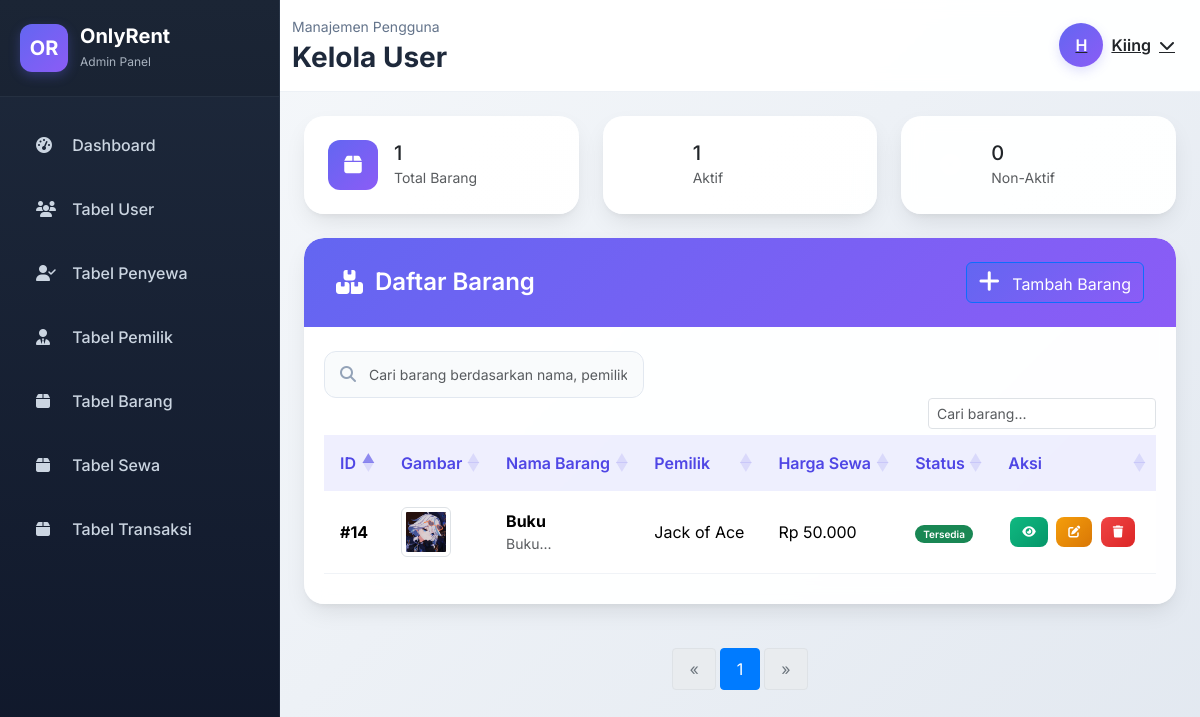
Before: /views/admin/tabel_barang.php (signed in) with the older database file.
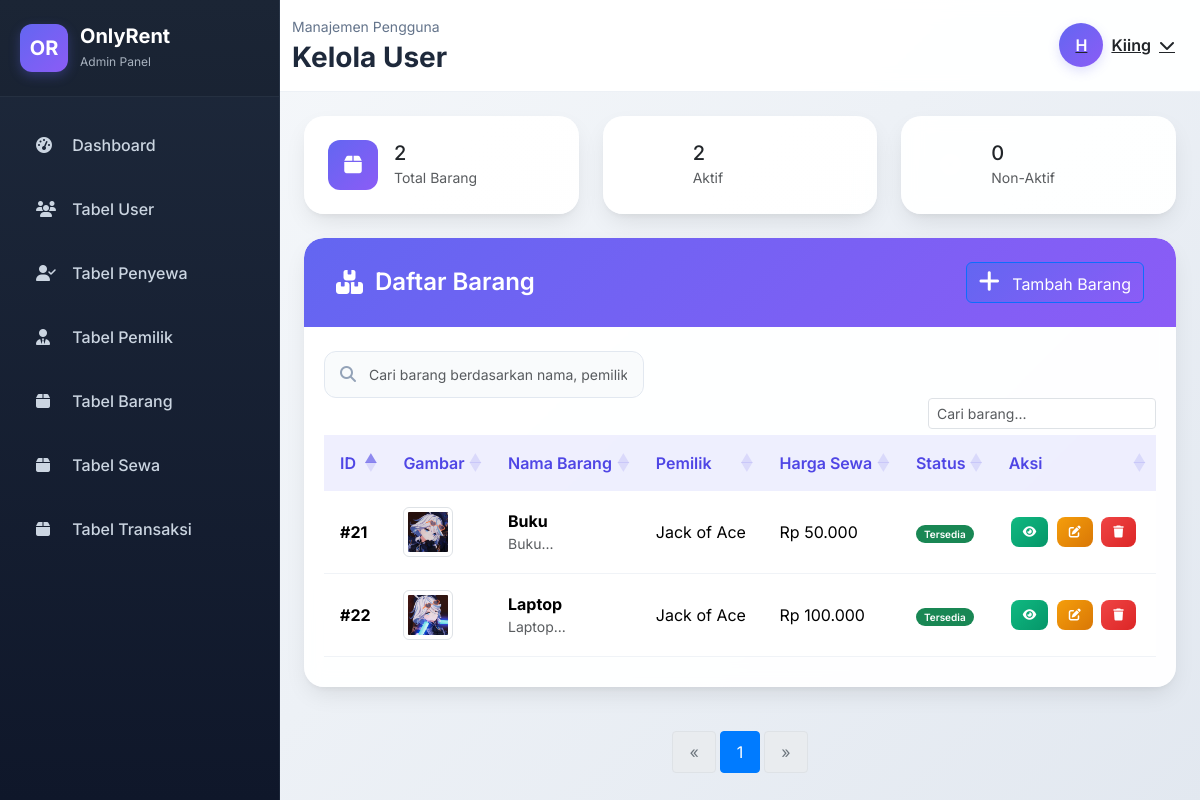
After: the same page with the newer database file.
### tables this page shows
CREATE TABLE `barang` (
  `id_barang` int(11) NOT NULL,
  `id_pemilik` int(11) NOT NULL,
  `nama_barang` varchar(100) NOT NULL,
  `gambar` longtext NOT NULL CHECK (json_valid(`gambar`)),
  `deskripsi` text NOT NULL,
  `harga_sewa` varchar(10) NOT NULL,
  `status` int(1) NOT NULL
);

CREATE TABLE `pemilik_barang` (
  `id_pemilik` int(11) NOT NULL,
  `nama` varchar(100) NOT NULL,
  `no_telp` varchar(25) NOT NULL,
  `id_pengguna` int(1) NOT NULL
);

### views/admin/tabel_barang.php (the view, shortened to what this page needs)
<?php
    $username = $_SESSION['user']['username'];
    $conn = getDBConnection();
    $barang = [];
    $total_barang = 0;
    $active_count = 0;
    $inactive_count = 0;
    $total_query = "SELECT COUNT(*) as total FROM barang";
    $total_result = $conn->query($total_query);
    if ($total_result) {
        $total_row = $total_result->fetch_assoc();
        $total_barang = $total_row['total'];
    }
    $status_query = "SELECT status, COUNT(*) as count FROM barang GROUP BY status";
    $status_result = $conn->query($status_query);
    if ($status_result) {
        while ($row = $status_result->fetch_assoc()) {
            if ($row['status'] == 1) {
                $active_count = $row['count'];
            } else {
                $inactive_count = $row['count'];
            }
        }
    }
    $per_page = 10;
    $total_pages = ceil($total_barang / $per_page);
    $current_page = isset($_GET['page']) ? max(1, min($total_pages, (int)$_GET['page'])) : 1;
    $offset = ($current_page - 1) * $per_page;
    $query = "SELECT b.*, pb.nama as nama_pemilik,
      b.gambar as gambar_array
      FROM barang b
      JOIN pemilik_barang pb ON b.id_pemilik = pb.id_pemilik
      LIMIT $per_page OFFSET $offset";
    $result = $conn->query($query);
    if ($result && $result->num_rows > 0) {
        while ($row = $result->fetch_assoc()) {
            $images = json_decode($row['gambar']);
            $firstImage = '';
            if (json_last_error() === JSON_ERROR_NONE && is_array($images) && count($images) > 0) {
                $firstImage = $images[0];
            } elseif (!empty($row['gambar'])) {
                $firstImage = $row['gambar'];
            }
            $row['first_image'] = $firstImage;
            $barang[] = $row;
        }
    }
?>
<!DOCTYPE html>
<html lang="id">
<head>
    <link href="https://cdn.jsdelivr.net/npm/bootstrap@5.3.3/dist/css/bootstrap.min.css" rel="stylesheet">
    <link href="https://cdnjs.cloudflare.com/ajax/libs/font-awesome/6.4.0/css/all.min.css" rel="stylesheet">
    <link href="https://cdn.datatables.net/1.13.6/css/dataTables.bootstrap5.min.css" rel="stylesheet">
    <link rel="stylesheet" href="../../assets/css/admin/index.css">
</head>
<body>
    <?php include('nav.php'); ?>
    <div class="main-content">
        <?php include('top_nav.php'); ?>
        <div class="content-wrapper">
            <div class="row mb-4 animate-fade-in">
                <div class="col-md-4">
                    <div class="card stats-card">
                        <div class="card-body d-flex align-items-center">
                            <div class="stats-icon stats-total me-3">
                                <i class="fas fa-box"></i>
                            </div>
                            <div>
                                <h5 class="mb-0"><?php echo $total_barang; ?></h5>
                                <small class="text-muted">Total Barang</small>
                            </div>
                        </div>
                    </div>
                </div>
                <div class="col-md-4">
                    <div class="card stats-card">
                        <div class="card-body d-flex align-items-center">
                            <div class="stats-icon stats-active me-3">
                                <i class="fas fa-check-circle"></i>
                            </div>
                            <div>
                                <h5 class="mb-0"><?php echo $active_count; ?></h5>
                                <small class="text-muted">Aktif</small>
                            </div>
                        </div>
                    </div>
                </div>
                <div class="col-md-4">
                    <div class="card stats-card">
                        <div class="card-body d-flex align-items-center">
                            <div class="stats-icon stats-inactive me-3">
                                <i class="fas fa-times-circle"></i>
                            </div>
                            <div>
                                <h5 class="mb-0"><?php echo $inactive_count; ?></h5>
                                <small class="text-muted">Non-Aktif</small>
                            </div>
                        </div>
                    </div>
                </div>
            </div>
            <div class="row animate-fade-in">
                <div class="col-12">
                    <div class="card table-card">
                        <div class="card-header d-flex justify-content-between align-items-center">
                            <h4>
                                <i class="fas fa-boxes"></i>
                                Daftar Barang
                            </h4>
                            <a href="tambah_barang.php" class="btn btn-primary">
                                <i class="fas fa-plus me-2"></i>
                                Tambah Barang
                            </a>
                        </div>
                        <div class="card-body">
                            <div class="search-box">
                                <i class="fas fa-search"></i>
                                <input type="text" class="form-control" id="searchInput" placeholder="Cari barang berdasarkan nama, pemilik, atau harga...">
                            </div>
                            <div class="table-responsive">
                                <table class="table" id="barangTable">
                                    <thead>
                                        <tr>
                                            <th>ID</th>
                                            <th>Gambar</th>
                                            <th>Nama Barang</th>
                                            <th>Pemilik</th>
                                            <th>Harga Sewa</th>
                                            <th>Status</th>
                                            <th>Aksi</th>
                                        </tr>
                                    </thead>
                                    <tbody>
                                        <?php foreach ($barang as $item): ?>
                                        <tr>
                                            <td><strong>#<?php echo $item['id_barang']; ?></strong></td>
                                            <td>
    <?php
    $gambar = json_decode($item['gambar_array'], true) ?? [];
    if (!empty($gambar)):
        $firstImage = reset($gambar);
    ?>
        <img src="/assets/images/barang/<?php echo htmlspecialchars($firstImage); ?>?v=<?php echo time(); ?>"
            alt="Gambar Barang"
            class="img-thumbnail"
            style="width: 50px; height: 50px; object-fit: cover;">
    <?php endif; ?>
</td>
                                            <td>
                                                <strong><?php echo htmlspecialchars($item['nama_barang']); ?></strong>
                                                <div class="text-muted small"><?php echo substr(htmlspecialchars($item['deskripsi']), 0, 50); ?>...</div>
                                            </td>
                                            <td><?php echo htmlspecialchars($item['nama_pemilik']); ?></td>
                                            <td>Rp <?php echo number_format($item['harga_sewa'], 0, ',', '.'); ?></td>
                                            <td>
                                                <?php if ($item['status'] == 1): ?>
                                                    <span class="badge bg-success">Tersedia</span>
                                                <?php else: ?>
                                                    <span class="badge bg-secondary">Tidak Tersedia</span>
                                                <?php endif; ?>
                                            </td>
                                            <td>
                                                <button class="btn btn-action btn-view" title="Lihat Detail" onclick="viewBarang(<?php echo $item['id_barang']; ?>)">
                                                    <i class="fas fa-eye"></i>
                                                </button>
                                                <a href="edit_barang.php?id=<?php echo $item['id_barang']; ?>" class="btn btn-action btn-edit" title="Edit Barang">
                                                    <i class="fas fa-edit"></i>
                                                </a>
                                                <button class="btn btn-action btn-delete" title="Hapus Barang" onclick="confirmDelete(<?php echo $item['id_barang']; ?>, '<?php echo htmlspecialchars($item['nama_barang']); ?>')">
                                                    <i class="fas fa-trash"></i>
                                                </button>
                                            </td>
                                        </tr>
                                        <?php endforeach; ?>
                                    </tbody>
                                </table>
                            </div>
                        </div>
                    </div>
                </div>
            </div>
            <div class="row mt-4">
                <div class="col-12">
                    <nav aria-label="Page navigation">
                        <ul class="pagination justify-content-center">
                            <?php if ($current_page > 1): ?>
                                <li class="page-item">
                                    <a class="page-link" href="?page=<?php echo $current_page - 1; ?>" aria-label="Previous">
                                        <span aria-hidden="true">&laquo;</span>
                                    </a>
                                </li>
                            <?php else: ?>
                                <li class="page-item disabled">
                                    <a class="page-link" href="#" tabindex="-1" aria-disabled="true">&laquo;</a>
                                </li>
                            <?php endif; ?>
                            <?php
                            $start_page = max(1, $current_page - 2);
                            $end_page = min($total_pages, $current_page + 2);
                            for ($i = $start_page; $i <= $end_page; $i++): ?>
                                <li class="page-item <?php echo ($i == $current_page) ? 'active' : ''; ?>">
                                    <a class="page-link" href="?page=<?php echo $i; ?>"><?php echo $i; ?></a>
                                </li>
                            <?php endfor;
                            ?>
                            <?php if ($current_page < $total_pages): ?>
                                <li class="page-item">
                                    <a class="page-link" href="?page=<?php echo $current_page + 1; ?>" aria-label="Next">
                                        <span aria-hidden="true">&raquo;</span>
                                    </a>
                                </li>
                            <?php else: ?>
                                <li class="page-item disabled">
                                    <a class="page-link" href="#" tabindex="-1" aria-disabled="true">&raquo;</a>
                                </li>
                            <?php endif; ?>
                        </ul>
                    </nav>
                </div>
            </div>
        </div>
    </div>
</body>
</html>

### views/admin/nav.php (shortened to what this page needs)
<nav class="sidebar animate-slide-in">
    <div class="brand-section">
        <div class="d-flex align-items-center">
            <div class="brand-logo">OR</div>
            <div>
                <h6 class="brand-text">OnlyRent</h6>
                <small class="brand-subtitle">Admin Panel</small>
            </div>
        </div>
    </div>
    <ul class="nav nav-pills flex-column mt-3">
        <li class="nav-item">
            <a class="nav-link <?php echo ($current_page == 'index.php') ? 'active' : ''; ?>" href="index.php">
                <i class="fas fa-tachometer-alt"></i> Dashboard
            </a>
        </li>
        <li class="nav-item">
            <a class="nav-link <?php echo ($current_page == 'tabel_user.php' || $current_page == 'tambah_user.php' || $current_page == 'edit_user.php' || $current_page == 'lihat_user.php') ? 'active' : ''; ?>" href="tabel_user.php">
                <i class="fas fa-users"></i> Tabel User
            </a>
        </li>
        <li class="nav-item">
            <a class="nav-link <?php echo ($current_page == 'tabel_penyewa.php' || $current_page == 'tambah_penyewa.php' || $current_page == 'edit_penyewa.php' || $current_page == 'lihat_penyewa.php') ? 'active' : ''; ?>" href="tabel_penyewa.php">
                <i class="fas fa-user-check"></i> Tabel Penyewa
            </a>
        </li>
        <li class="nav-item">
            <a class="nav-link <?php echo ($current_page == 'tabel_pemilik.php' || $current_page == 'tambah_pemilik.php' || $current_page == 'edit_pemilik.php' || $current_page == 'lihat_pemilik.php') ? 'active' : ''; ?>" href="tabel_pemilik.php">
                <i class="fas fa-user-tie"></i> Tabel Pemilik
            </a>
        </li>
        <li class="nav-item">
            <a class="nav-link <?php echo ($current_page == 'tabel_barang.php' || $current_page == 'tambah_barang.php' || $current_page == 'edit_barang.php' || $current_page == 'lihat_barang.php') ? 'active' : ''; ?>" href="tabel_barang.php">
                <i class="fas fa-box"></i> Tabel Barang
            </a>
        </li>
        <li class="nav-item">
            <a class="nav-link <?php echo ($current_page == 'tabel_sewa.php' || $current_page == 'tambah_sewa.php' || $current_page == 'edit_sewa.php' || $current_page == 'lihat_sewa.php') ? 'active' : ''; ?>" href="tabel_sewa.php">
                <i class="fas fa-box"></i> Tabel Sewa
            </a>
        </li>
        <li class="nav-item">
            <a class="nav-link <?php echo ($current_page == 'tabel_transaksi.php' || $current_page == 'tambah_transaksi.php' || $current_page == 'edit_transaksi.php' || $current_page == 'lihat_transaksi.php') ? 'active' : ''; ?>" href="tabel_transaksi.php">
                <i class="fas fa-box"></i> Tabel Transaksi
            </a>
        </li>
    </ul>
</nav>

### views/admin/top_nav.php (shortened to what this page needs)
<nav class="navbar navbar-expand-lg top-navbar">
    <div class="container-fluid">
        <div>
            <div class="page-subtitle">Manajemen Pengguna</div>
            <h4 class="page-title">Kelola User</h4>
        </div>
        <div class="d-flex align-items-center">
            <div class="dropdown">
                <button class="btn btn-link text-dark d-flex align-items-center" type="button" data-bs-toggle="dropdown">
                    <div class="user-avatar me-2">H</div>
                    <span class="fw-semibold"><?php echo htmlspecialchars($username); ?></span>
                    <i class="fas fa-chevron-down ms-2"></i>
                </button>
            </div>
        </div>
    </div>
</nav>

Changed rows visible on the page:
removed barang: id_barang "14", nama_barang "Buku", deskripsi "Buku", id_pemilik.nama "Jack of Ace", harga_sewa "50.000", status "Tersedia"
added barang: id_barang "21", nama_barang "Buku", deskripsi "Buku", id_pemilik.nama "Jack of Ace", harga_sewa "50.000", status "Tersedia"
added barang: id_barang "22", shows a picture, nama_barang "Laptop", deskripsi "Laptop", id_pemilik.nama "Jack of Ace", harga_sewa "100.000", status "Tersedia"
Other visible differences:
$total_barang: "1" → "2"
$active_count: "1" → "2"
